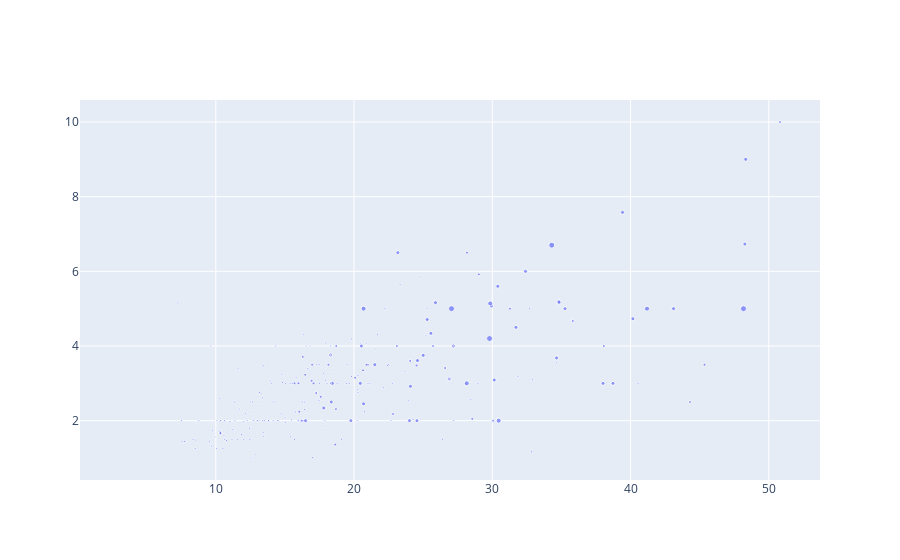

Here is the notebook cell this chart was saved with:
### Code cell
fig = go.Figure()
fig.add_trace(go.Scatter(x=tips.total_bill,y=tips.tip,mode='markers',marker_size=tips['size']))

### Figure 1 — Plotly figure (JSON) as saved in the notebook; plotly's stock layout.template omitted (floating-point values rounded to 4 significant figures; data arrays with more than 128 entries replaced by an {"elided": "..."} marker saying what was removed)
{"data": [{"marker": {"size": {"elided": "244 int values"}}, "mode": "markers", "type": "scatter", "x": {"elided": "244 float values"}, "y": {"elided": "244 float values"}}], "layout": {}}
